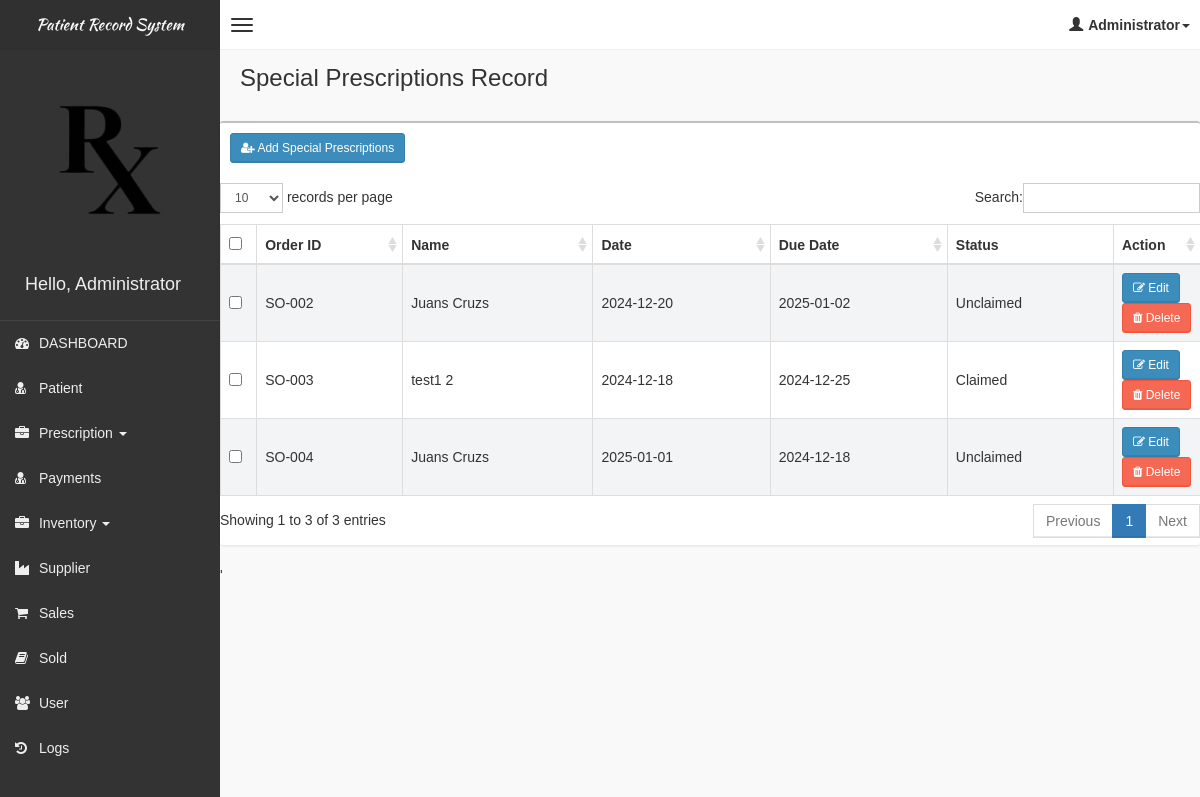
Screenshot of /pages/specialprescription/specialprescription.php (signed in) with the database file from the repository.
### tables this page shows
CREATE TABLE IF NOT EXISTS `tblspecialprescription` (
  `id` int(11) NOT NULL AUTO_INCREMENT,
  `patient_id` varchar(255) NOT NULL,
  `supplier_id` varchar(255) NOT NULL,
  `date` varchar(255) NOT NULL,
  `due_date` varchar(255) NOT NULL,
  `od_sph` varchar(255) NOT NULL,
  `od_cyl` varchar(255) NOT NULL,
  `od_axis` varchar(255) NOT NULL,
  `od_add` varchar(255) NOT NULL,
  `od_prism_base` varchar(255) NOT NULL,
  `od_pd` varchar(255) NOT NULL,
  `od_quantity` varchar(255) NOT NULL,
  `os_sph` varchar(255) NOT NULL,
  `os_cyl` varchar(255) NOT NULL,
  `os_axis` varchar(255) NOT NULL,
  `os_add` varchar(255) NOT NULL,
  `os_prism_base` varchar(255) NOT NULL,
  `os_pd` varchar(255) NOT NULL,
  `os_quantity` varchar(255) NOT NULL,
  `dbc` varchar(255) NOT NULL,
  `lfv` varchar(255) NOT NULL,
  `tint` varchar(255) NOT NULL,
  `lens` varchar(255) NOT NULL,
  `frame_code` varchar(255) NOT NULL,
  `frame_type` varchar(255) NOT NULL,
  `frame_material` varchar(255) NOT NULL,
  `description` varchar(255) NOT NULL,
  `remarks` varchar(255) NOT NULL,
  `status` varchar(255) NOT NULL,
  `claimed_date` varchar(255) NOT NULL,
  `date_created` varchar(255) NOT NULL,
  `is_delete` tinyint(4) NOT NULL DEFAULT '0',
  PRIMARY KEY (`id`)
);

### pages/specialprescription/specialprescription.php (the view, shortened to what this page needs)
<!DOCTYPE html>
<html>
<?php
if (!isset($_SESSION['role'])) {
    header("Location: ../../login.php");
    exit();
} else {
    include('../head_css.php'); ?>
    <body class="skin-black">
        <?php
        include "../connection.php";
        ?>
        <?php include('../header.php'); ?>
        <div class="wrapper row-offcanvas row-offcanvas-left">
            <?php include('../sidebar-left.php'); ?>
            <aside class="right-side">
                <section class="content-header">
                    <h1>Special Prescriptions Record</h1>
                </section>
                <section class="content">
                    <div class="row">
                        <div class="box">
                            <div class="box-header">
                                <div style="padding:10px;">
                                    <button class="btn btn-primary btn-sm" data-toggle="modal" data-target="#addModal"><i
                                            class="fa fa-user-plus" aria-hidden="true"></i> Add Special
                                        Prescriptions</button>
                                </div>
                            </div>
                            <table id="table" class="table table-bordered table-striped">
                                        <thead>
                                            <tr>
                                                <th style="width: 20px !important;"><input type="checkbox" name="chk_delete[]" class="cbxMain" onchange="checkMain(this)"/></th>
                                                <th>Order ID</th>
                                                <th>Name</th>
                                                <th>Date</th>
                                                <th>Due Date</th>
                                                <th>Status</th>
                                                <th style="width: 40px !important;">Action</th>
                                            </tr>
                                        </thead>
                                        <tbody>
                                            <?php
                                                $result = $con->query("SELECT
                                                                            pres.*,
                                                                            (SELECT CONCAT(firstname,' ',lastname) FROM tblpatient p WHERE p.id = pres.patient_id ) as full_name
                                                                       FROM
                                                                            tblspecialprescription pres
                                                                       WHERE
                                                                            is_delete=0");
                                                if ($result->num_rows > 0) {
                                                  while($row = $result->fetch_assoc()) {
                                                        $status = "Unclaimed";
                                                        if($row['status']==1){
                                                            $status = "Claimed";
                                                        }
                                                        $table = "";
                                                        $table .="<tr>";
                                                            $table .="<td><input type='checkbox' name='chk_delete[]' class='chk_delete' value='".$row['id']."'/></td>";
                                                            $table .="<td> SO-00".$row["id"]."</td>";
                                                            $table .="<td>".$row["full_name"]."</td>";
                                                            $table .="<td>".$row["date"]."</td>";
                                                            $table .="<td>".$row["due_date"]."</td>";
                                                            $table .="<td>".$status."</td>";
                                                            $table .= "<td class='d-flex justify-content-between'>
                                                                          <button class='btn btn-primary btn-sm btn-edit' id='".$row['id']."'>
                                                                            <i class='fa fa-pencil-square-o' aria-hidden='true'></i> Edit
                                                                          </button>
                                                                          <button class='btn btn-danger btn-sm btn-delete' data-toggle='modal' id='".$row['id']."'>
                                                                                <i class='fa fa-trash' aria-hidden='true'></i> Delete
                                                                          </button>
                                                                    </td>";
                                                        echo $table .="</tr>";
                                                  }
                                                } else {
                                                  echo "0 results";
                                                }
                                            ?>
                                        </tbody>
                            </table>
                        </div>
                    </div>
                </section>
            </aside>
        </div>
    <?php }
include "../footer.php"; ?>
</body>
</html>

### css/AdminLTE.css (style rules this page uses)
html, body { overflow-x: hidden!important; font-family: 'Source Sans Pro', sans-serif; -webkit-font-smoothing: antialiased; min-height: 100%; background: #f9f9f9; }
.wrapper { min-height: 100%; }
.wrapper:before, .wrapper:after { display: table; content: " "; }
.wrapper:after { clear: both; }
.right-side, .left-side { min-height: 100%; display: block; }
.right-side { background-color: #f9f9f9; margin-left: 220px; }
.content { padding: 20px 15px; background: #f9f9f9; }
h1, h2, h3, h4, h5, h6, .h1, .h2, .h3, .h4, .h5, .h6 { font-family: 'Source Sans Pro', sans-serif; }
.table-striped > tbody > tr:nth-child(odd) > td, .table-striped > tbody > tr:nth-child(odd) > th { background-color: #f3f4f5; }
.right-side > .content-header { position: relative; padding: 15px 15px 10px 20px; }
.right-side > .content-header > h1 { margin: 0; font-size: 24px; }
.box { position: relative; background: #ffffff; border-top: 2px solid #c1c1c1; margin-bottom: 20px; -webkit-border-radius: 3px; -moz-border-radius: 3px; border-radius: 3px; width: 100%; box-shadow: 0px 1px 3px rgba(0, 0, 0, 0.1); }
.box .box-header { position: relative; -webkit-border-top-left-radius: 3px; -webkit-border-top-right-radius: 3px; -webkit-border-bottom-right-radius: 0; -webkit-border-bottom-left-radius: 0; -moz-border-radius-topleft: 3px; -moz-border-radius-topright: 3px; -moz-border-radius-bottomright: 0; -moz-border-radius-bottomleft: 0; border-top-left-radius: 3px; border-top-right-radius: 3px; border-bottom-right-radius: 0; border-bottom-left-radius: 0; border-bottom: 0px solid #f4f4f4; color: #444; padding-bottom: 10px; }
.box .box-header:before, .box .box-header:after { display: table; content: " "; }
.box .box-header:after { clear: both; }
.btn { font-weight: 500; -webkit-border-radius: 3px; -moz-border-radius: 3px; border-radius: 3px; border: 1px solid transparent; -webkit-box-shadow: inset 0px -2px 0px 0px rgba(0, 0, 0, 0.09); -moz-box-shadow: inset 0px -2px 0px 0px rgba(0, 0, 0, 0.09); box-shadow: inset 0px -1px 0px 0px rgba(0, 0, 0, 0.09); }
.btn.btn-primary { background-color: #3c8dbc; border-color: #367fa9; }
.btn.btn-danger { background-color: #f56954; border-color: #f4543c; }
.btn.btn-sm { font-size: 12px; }
.skin-black .right-side > .content-header { background: transparent; box-shadow: none; }

### rows the page displays
tblspecialprescription: id "2", full_name "Juans Cruzs", date "2024-12-20", due_date "2025-01-02", status "Unclaimed"
tblspecialprescription: id "3", full_name "test1 2", date "2024-12-18", due_date "2024-12-25", status "Claimed"
tblspecialprescription: id "4", full_name "Juans Cruzs", date "2025-01-01", due_date "2024-12-18", status "Unclaimed"

### other values shown
$_SESSION['role'] "Administrator"
